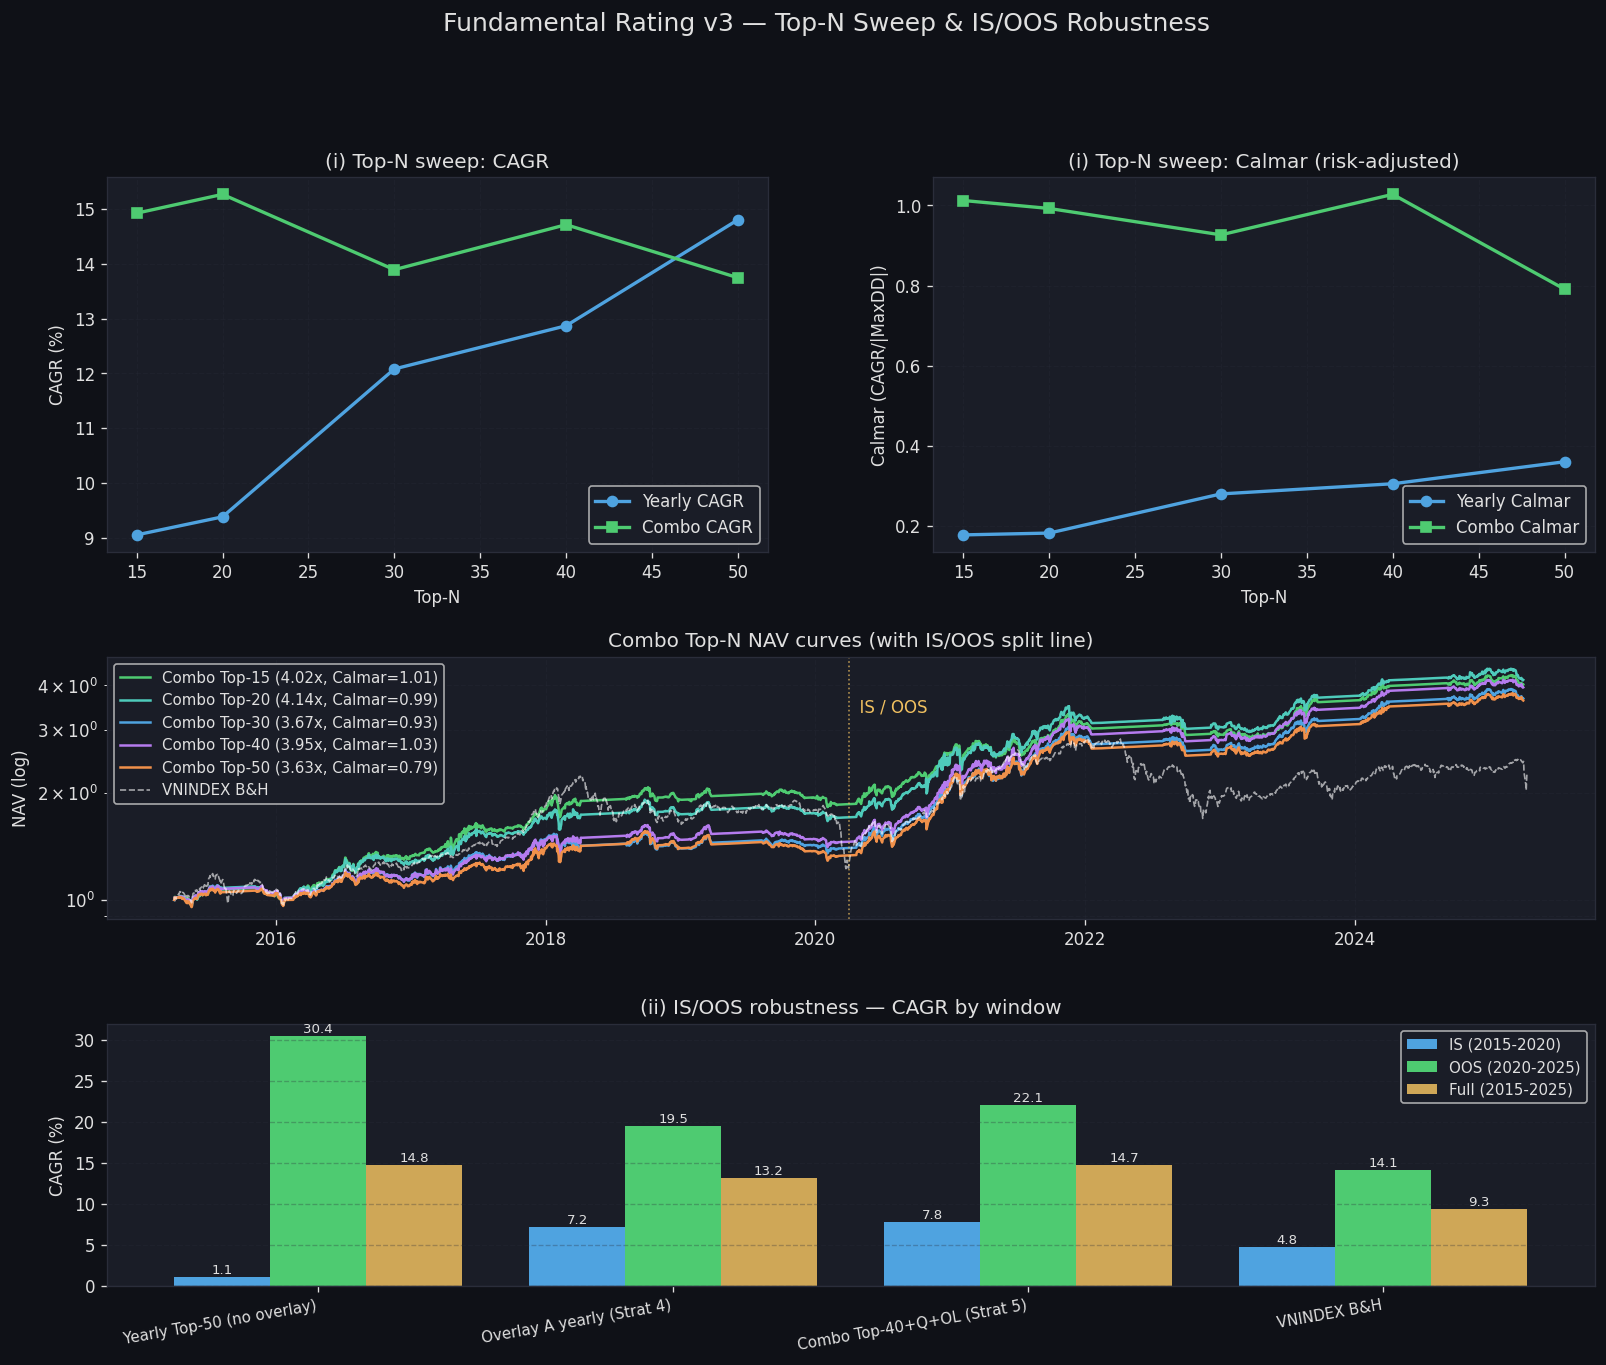

Reproduce this figure in Python.
#!/usr/bin/env python3
"""
backtest_fundamental_v3.py
==========================
(i)  Top-N sweep    : N in {15, 20, 30, 40, 50} for yearly + combo configs
(ii) IS/OOS split   : 2015-2020 (IS) vs 2020-2025 (OOS) for chosen strategies

Reuses helpers from v2 (price cache, state history, rating CSVs).

Output:
- backtest_fundamental_v3_topN.csv   (Top-N sweep metrics table)
- backtest_fundamental_v3_isoos.csv  (IS/OOS split metrics table)
- backtest_fundamental_v3.png        (NAV curves: Top-N sweep + IS/OOS bars)
"""
import warnings; warnings.filterwarnings("ignore")
import os
from io import StringIO
import numpy as np, pandas as pd
import matplotlib; matplotlib.use("Agg")
import matplotlib.pyplot as plt

PRICE_CSV = "fundamental_rating_prices.csv"
START     = "2015-04-01"
END       = "2025-04-01"
SPLIT     = "2020-04-01"          # boundary between IS and OOS
TC        = 0.001
DEPOSIT   = 0.06
BORROW    = 0.10
STATE_ALLOC = {1: 0.0, 2: 0.20, 3: 0.70, 4: 1.0, 5: 1.30}
TOP_N_LIST = [15, 20, 30, 40, 50]

# ─── Style ───────────────────────────────────────────────────────────────────
DARK_BG="#0f1117"; PANEL_BG="#1a1d27"; GRID_CLR="#2a2d3a"; TEXT_CLR="#e0e0e0"
GREEN="#4ecb71"; BLUE="#4fa3e0"; RED="#e05c5c"; YELLOW="#f0c060"
ORANGE="#f0904a"; PURPLE="#b57bee"; TEAL="#4ecbbb"; CYAN="#4ecbee"
plt.rcParams.update({
    "figure.facecolor":DARK_BG,"axes.facecolor":PANEL_BG,"axes.edgecolor":GRID_CLR,
    "axes.labelcolor":TEXT_CLR,"xtick.color":TEXT_CLR,"ytick.color":TEXT_CLR,
    "text.color":TEXT_CLR,"grid.color":GRID_CLR,"grid.linestyle":"--","grid.alpha":0.4,
    "font.family":"DejaVu Sans",
})

# ─── Load data ───────────────────────────────────────────────────────────────
print("Loading ...")
rating_q4  = pd.read_csv("fundamental_rating.csv");      rating_q4["time"]  = pd.to_datetime(rating_q4["time"])
rating_all = pd.read_csv("fundamental_rating_all.csv");  rating_all["time"] = pd.to_datetime(rating_all["time"])

state_df = pd.read_csv("vnindex_state_history.csv", parse_dates=["time"])
state_df["alloc"] = state_df["state"].map(STATE_ALLOC)
state_df = state_df.set_index("time")[["state","alloc"]].sort_index()

prices = pd.read_csv(PRICE_CSV, parse_dates=["time"])
price_pivot = prices.pivot_table(index="time", columns="ticker", values="Close", aggfunc="last").sort_index()
print(f"  Q4-only ratings: {len(rating_q4):,}, all: {len(rating_all):,}")
print(f"  State days: {len(state_df):,}, prices: {price_pivot.shape}")

vni = pd.read_csv("VNINDEX.csv", parse_dates=["time"], usecols=["time","ticker","Close"])
vni = vni[vni["ticker"]=="VNINDEX"][["time","Close"]].set_index("time").sort_index()
vni = vni.loc[START:pd.Timestamp(END) + pd.Timedelta(days=10)]

# ─── Schedules ──────────────────────────────────────────────────────────────
rebal_yearly = pd.date_range(START, END, freq=pd.DateOffset(years=1))
rebal_qtr    = pd.date_range(START, END, freq=pd.DateOffset(months=3))

def select_topN(rating_df, d, N, max_age):
    cutoff = d - pd.Timedelta(days=max_age)
    valid = rating_df[(rating_df["time"] <= d) & (rating_df["time"] >= cutoff)]
    if valid.empty:
        return []
    latest = valid.sort_values("time").groupby("ticker").tail(1)
    return latest.sort_values("total_score", ascending=False).head(N)["ticker"].tolist()

def build_schedule(rating_df, rebal_dates, N, max_age):
    return {d: select_topN(rating_df, d, N, max_age) for d in rebal_dates}

# ─── Simulation ─────────────────────────────────────────────────────────────
def simulate_basic(rebal_dates, schedule, price_subset=None):
    pp = price_subset if price_subset is not None else price_pivot
    records = []; nav = 1.0
    for i in range(len(rebal_dates) - 1):
        d_curr, d_next = rebal_dates[i], rebal_dates[i+1]
        universe = schedule[d_curr]
        tc_cost = TC if i == 0 else 2 * TC
        nav *= (1 - tc_cost)
        if not universe:
            records.append((d_curr, nav)); continue
        period = pp.loc[d_curr:d_next]
        if period.empty:
            records.append((d_curr, nav)); continue
        first_row = period.iloc[0]
        valid = [t for t in universe if t in first_row.index and pd.notna(first_row[t])]
        if not valid:
            records.append((d_curr, nav)); continue
        sub = period[valid].ffill()
        norm = sub.div(sub.iloc[0])
        port = norm.mean(axis=1)
        for d, p in port.items():
            records.append((d, nav * p))
        nav = nav * port.iloc[-1]
    out = pd.DataFrame(records, columns=["time","nav"]).drop_duplicates("time", keep="last")
    return out.sort_values("time").set_index("time")

def apply_overlay(nav_basic):
    s = nav_basic["nav"].copy()
    r_stock = s.pct_change().fillna(0).values
    w = state_df["alloc"].reindex(s.index).ffill().fillna(0.7).values
    r_cash_d   = DEPOSIT / 365
    r_borrow_d = BORROW / 365
    new_nav = np.zeros(len(s)); new_nav[0] = 1.0
    prev_w = w[0]
    for i in range(1, len(s)):
        wt, rt = w[i], r_stock[i]
        cash_part   = max(0.0, 1 - wt) * r_cash_d
        margin_part = max(0.0, wt - 1) * r_borrow_d
        dw = abs(wt - prev_w)
        tc_cost = dw * TC if dw > 0.03 else 0.0
        new_nav[i] = new_nav[i-1] * (1 + wt*rt + cash_part - margin_part - tc_cost)
        prev_w = wt
    return pd.DataFrame({"nav": new_nav}, index=s.index)

def run_strategy(N, mode):
    """mode in {'yearly', 'combo'}"""
    if mode == "yearly":
        sched = build_schedule(rating_q4, rebal_yearly, N, max_age=400)
        nav = simulate_basic(rebal_yearly, sched)
        return nav
    if mode == "combo":
        sched = build_schedule(rating_all, rebal_qtr, N, max_age=150)
        nav = simulate_basic(rebal_qtr, sched)
        return apply_overlay(nav)

def metrics(nav_series, start_d=None, end_d=None):
    s = nav_series["nav"].dropna()
    if start_d:
        s = s.loc[start_d:]
        s = s / s.iloc[0]
    if end_d:
        s = s.loc[:end_d]
    if len(s) < 2:
        return None
    days = (s.index[-1] - s.index[0]).days
    years = days / 365.25
    cagr = (s.iloc[-1] / s.iloc[0]) ** (1/years) - 1
    daily_ret = s.pct_change().dropna()
    spy = len(daily_ret) / years
    sharpe = daily_ret.mean() / daily_ret.std() * np.sqrt(spy) if daily_ret.std() > 0 else 0
    rolling_max = s.expanding().max()
    dd = s / rolling_max - 1
    maxdd = dd.min()
    calmar = cagr / abs(maxdd) if maxdd < 0 else np.nan
    return dict(cagr=cagr, sharpe=sharpe, maxdd=maxdd, calmar=calmar, final=s.iloc[-1])

# ─── (i) Top-N sweep ────────────────────────────────────────────────────────
print("\n=== (i) Top-N Sweep ===")
sweep = []
sweep_navs = {}  # for plotting
for N in TOP_N_LIST:
    for mode in ["yearly", "combo"]:
        nav = run_strategy(N, mode)
        m = metrics(nav)
        sweep.append(dict(N=N, mode=mode, **m))
        sweep_navs[(N, mode)] = nav

sweep_df = pd.DataFrame(sweep)
print(f"\n  {'Mode':<8}{'N':>4}  {'CAGR':>8}{'Sharpe':>8}{'MaxDD':>8}{'Calmar':>8}{'Final':>8}")
print("  " + "-"*52)
for mode in ["yearly", "combo"]:
    for _, r in sweep_df[sweep_df["mode"]==mode].iterrows():
        print(f"  {mode:<8}{int(r['N']):>4}  {r['cagr']*100:>7.2f}%{r['sharpe']:>8.2f}"
              f"{r['maxdd']*100:>7.1f}%{r['calmar']:>8.2f}{r['final']:>8.2f}x")
    print()
sweep_df.to_csv("backtest_fundamental_v3_topN.csv", index=False)

# ─── (ii) IS/OOS split for selected strategies ──────────────────────────────
print("=== (ii) IS/OOS Split — robustness check ===")
print(f"  IS:  {START} to {SPLIT}  ({(pd.Timestamp(SPLIT)-pd.Timestamp(START)).days/365.25:.1f}y)")
print(f"  OOS: {SPLIT} to {END}    ({(pd.Timestamp(END)-pd.Timestamp(SPLIT)).days/365.25:.1f}y)")

# Re-run a few representative strategies on full period, then split metrics
# Strategy 4 (Overlay A yearly) — reuse from v2 logic: tier_A yearly + overlay
def select_tierA(rating_df, d, max_age):
    cutoff = d - pd.Timedelta(days=max_age)
    valid = rating_df[(rating_df["time"] <= d) & (rating_df["time"] >= cutoff)]
    if valid.empty: return []
    latest = valid.sort_values("time").groupby("ticker").tail(1)
    return latest[latest["tier"]=="A"]["ticker"].tolist()

sched_tierA_yr = {d: select_tierA(rating_q4, d, 400) for d in rebal_yearly}
nav_overlay_A  = apply_overlay(simulate_basic(rebal_yearly, sched_tierA_yr))

# Pick best Combo from sweep
combo_best = sweep_df[sweep_df["mode"]=="combo"].sort_values("calmar", ascending=False).iloc[0]
N_best = int(combo_best["N"])
print(f"  Best Combo by Calmar: Top-{N_best} (Calmar={combo_best['calmar']:.2f})")
nav_combo_best = sweep_navs[(N_best, "combo")]

# Best yearly Top-N
yearly_best = sweep_df[sweep_df["mode"]=="yearly"].sort_values("calmar", ascending=False).iloc[0]
N_yearly_best = int(yearly_best["N"])
nav_yearly_best = sweep_navs[(N_yearly_best, "yearly")]

# VNINDEX B&H
vni_nav = pd.DataFrame({"nav": vni["Close"] / vni["Close"].iloc[0]})

isoos_strategies = {
    f"Yearly Top-{N_yearly_best} (no overlay)": nav_yearly_best,
    "Overlay A yearly (Strat 4)":               nav_overlay_A,
    f"Combo Top-{N_best}+Q+OL (Strat 5)":       nav_combo_best,
    "VNINDEX B&H":                              vni_nav,
}

isoos_rows = []
print(f"\n  {'Strategy':<32}{'Window':<5}{'CAGR':>8}{'Sharpe':>8}{'MaxDD':>8}{'Calmar':>8}")
print("  " + "-"*73)
for name, nav in isoos_strategies.items():
    for window, sd, ed in [("IS", START, SPLIT), ("OOS", SPLIT, END), ("Full", START, END)]:
        m = metrics(nav, sd, ed)
        if m is None: continue
        isoos_rows.append(dict(strategy=name, window=window, **m))
        print(f"  {name:<32}{window:<5}{m['cagr']*100:>7.2f}%{m['sharpe']:>8.2f}"
              f"{m['maxdd']*100:>7.1f}%{m['calmar']:>8.2f}")
    print()

isoos_df = pd.DataFrame(isoos_rows)
isoos_df.to_csv("backtest_fundamental_v3_isoos.csv", index=False)

# ─── Plot ────────────────────────────────────────────────────────────────────
fig = plt.figure(figsize=(16, 12))
gs = fig.add_gridspec(3, 2, height_ratios=[2, 1.4, 1.4], hspace=0.35, wspace=0.25)

# (a) Top-N CAGR vs Calmar curves
ax = fig.add_subplot(gs[0, 0])
y_cagr = [sweep_df[(sweep_df["mode"]=="yearly") & (sweep_df["N"]==N)]["cagr"].iloc[0]*100 for N in TOP_N_LIST]
c_cagr = [sweep_df[(sweep_df["mode"]=="combo") & (sweep_df["N"]==N)]["cagr"].iloc[0]*100 for N in TOP_N_LIST]
y_cal  = [sweep_df[(sweep_df["mode"]=="yearly") & (sweep_df["N"]==N)]["calmar"].iloc[0] for N in TOP_N_LIST]
c_cal  = [sweep_df[(sweep_df["mode"]=="combo") & (sweep_df["N"]==N)]["calmar"].iloc[0] for N in TOP_N_LIST]
ax.plot(TOP_N_LIST, y_cagr, "o-", color=BLUE, label="Yearly CAGR", linewidth=2)
ax.plot(TOP_N_LIST, c_cagr, "s-", color=GREEN, label="Combo CAGR", linewidth=2)
ax.set_xlabel("Top-N"); ax.set_ylabel("CAGR (%)")
ax.set_title("(i) Top-N sweep: CAGR")
ax.legend(); ax.grid(True, alpha=0.3)

ax2 = fig.add_subplot(gs[0, 1])
ax2.plot(TOP_N_LIST, y_cal, "o-", color=BLUE, label="Yearly Calmar", linewidth=2)
ax2.plot(TOP_N_LIST, c_cal, "s-", color=GREEN, label="Combo Calmar", linewidth=2)
ax2.set_xlabel("Top-N"); ax2.set_ylabel("Calmar (CAGR/|MaxDD|)")
ax2.set_title("(i) Top-N sweep: Calmar (risk-adjusted)")
ax2.legend(); ax2.grid(True, alpha=0.3)

# (b) Top-N NAV curves (combo only — clearer)
ax = fig.add_subplot(gs[1, :])
shades = [GREEN, TEAL, BLUE, PURPLE, ORANGE]
for N, col in zip(TOP_N_LIST, shades):
    nav = sweep_navs[(N, "combo")]
    m = metrics(nav)
    ax.plot(nav.index, nav["nav"], label=f"Combo Top-{N} ({m['final']:.2f}x, Calmar={m['calmar']:.2f})",
            color=col, linewidth=1.5)
ax.plot(vni_nav.index, vni_nav["nav"], color="white", linewidth=1.0, linestyle="--", alpha=0.6,
        label="VNINDEX B&H")
ax.set_yscale("log"); ax.legend(loc="upper left", fontsize=9)
ax.grid(True, which="both", alpha=0.3); ax.set_ylabel("NAV (log)")
ax.axvline(pd.Timestamp(SPLIT), color=YELLOW, linestyle=":", linewidth=1.0, alpha=0.7)
ax.text(pd.Timestamp(SPLIT), ax.get_ylim()[1]*0.7, "  IS / OOS", color=YELLOW, fontsize=10)
ax.set_title("Combo Top-N NAV curves (with IS/OOS split line)")

# (c) IS/OOS bar chart
ax = fig.add_subplot(gs[2, :])
strats = list(isoos_strategies.keys())
x = np.arange(len(strats)); width = 0.27
is_cagr = [isoos_df[(isoos_df["strategy"]==s) & (isoos_df["window"]=="IS")]["cagr"].iloc[0]*100 for s in strats]
oos_cagr = [isoos_df[(isoos_df["strategy"]==s) & (isoos_df["window"]=="OOS")]["cagr"].iloc[0]*100 for s in strats]
full_cagr = [isoos_df[(isoos_df["strategy"]==s) & (isoos_df["window"]=="Full")]["cagr"].iloc[0]*100 for s in strats]
ax.bar(x - width, is_cagr,  width, label="IS (2015-2020)",  color=BLUE)
ax.bar(x,         oos_cagr, width, label="OOS (2020-2025)", color=GREEN)
ax.bar(x + width, full_cagr,width, label="Full (2015-2025)",color=YELLOW, alpha=0.85)
ax.set_xticks(x); ax.set_xticklabels(strats, rotation=10, ha="right", fontsize=9)
ax.set_ylabel("CAGR (%)"); ax.set_title("(ii) IS/OOS robustness — CAGR by window")
ax.axhline(0, color=GRID_CLR, linewidth=0.8); ax.legend(loc="upper right", fontsize=9)
ax.grid(True, alpha=0.3, axis="y")
for i, s in enumerate(strats):
    ax.text(x[i] - width, is_cagr[i] + 0.4, f"{is_cagr[i]:.1f}", ha="center", fontsize=8, color=TEXT_CLR)
    ax.text(x[i],         oos_cagr[i] + 0.4, f"{oos_cagr[i]:.1f}", ha="center", fontsize=8, color=TEXT_CLR)
    ax.text(x[i] + width, full_cagr[i]+ 0.4, f"{full_cagr[i]:.1f}",ha="center", fontsize=8, color=TEXT_CLR)

plt.suptitle("Fundamental Rating v3 — Top-N Sweep & IS/OOS Robustness", fontsize=15, color=TEXT_CLR, y=0.995)
plt.savefig("backtest_fundamental_v3.png", dpi=120, facecolor=DARK_BG, bbox_inches="tight")
print("\nSaved chart -> backtest_fundamental_v3.png")
print("Saved metrics -> backtest_fundamental_v3_topN.csv, backtest_fundamental_v3_isoos.csv")
